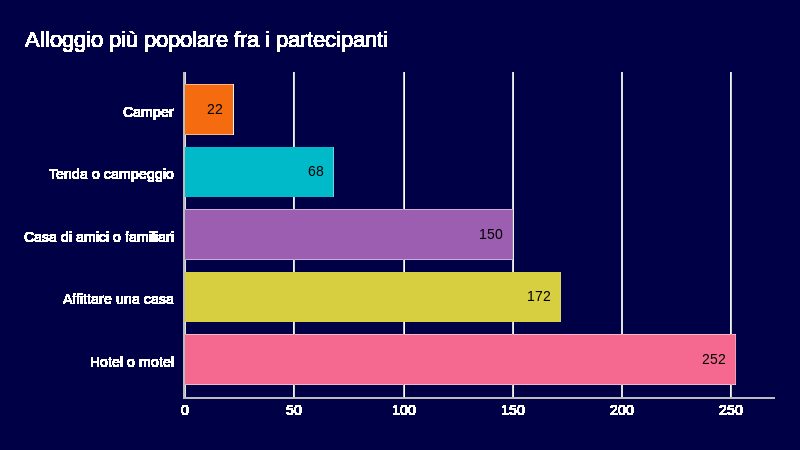
#> input picture charts/Alloggio più popolare fra i partecipanti.png, 800 x 450 px; its folder holds 4 pictures in this run
$ python fill_background.py
#> lines starting #> are read from the running program, lines starting #| are printed output that depends on the picture
from typing import List
from PIL import Image
import os


def get_all_charts() -> List[str]:
    charts = []
    for file in os.listdir('.'):
        if file.endswith('.png'):
            charts.append(file)
#> pass 2 of the loop in get_all_charts, `for file in os.listdir('.'):`:
#> pass 3 of the loop in get_all_charts, `for file in os.listdir('.'):`:
#> the loop made 5 passes; the first 3 are shown
    return charts


def fill_background(chart: str) -> None:
    # Fill the transparent background with blue

    im = Image.open(chart)
#> im is the input picture: PIL image 800x450 RGBA; mean R, G, B, A 45.8, 34.5, 87.3, 251.5

    for x in range(im.width):
        for y in range(im.height):
            pixel = im.getpixel((x, y))

            # If pixel is transparent and black, fill with blue
            if pixel == (0, 0, 0, 0):
                im.putpixel((x, y), (0, 0, 70, 255))

            # If pixel is white and somewhat transparent
            elif pixel[:3] == (255, 255, 255):
                alpha = pixel[3]

                if alpha > 150:
                    im.putpixel((x, y), (255, 255, 255, 255))

                elif alpha > 110:
                    im.putpixel((x, y), (0, 0, 70, 255 - pixel[3]))

                else:
                    im.putpixel((x, y), (0, 0, 70, 255))
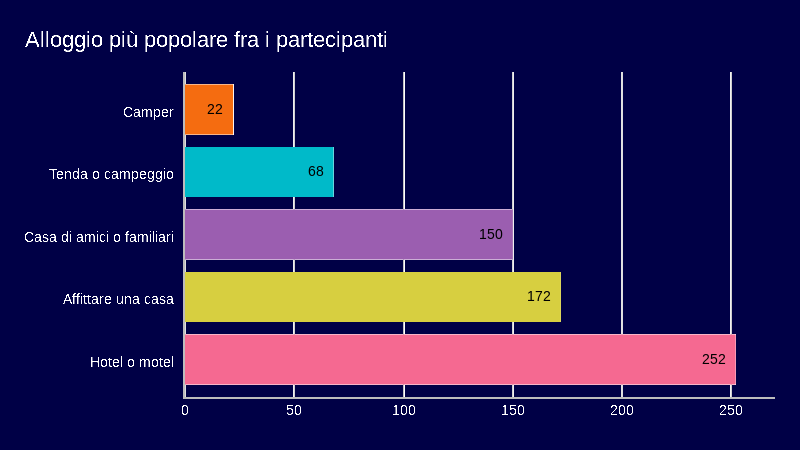
#> im: PIL image 800x450 RGBA; mean R, G, B, A 43.5, 32.2, 85.7, 253.2; transparent parts drawn white


    im.save(chart, format='png')

    # [9 lines of commented-out code are left out]


def main() -> None:

    charts = get_all_charts()
    for chart in charts:
        print(f'Filling background for {chart}')
        fill_background(chart)
#> pass 2 of the loop in main, `for chart in charts:`:
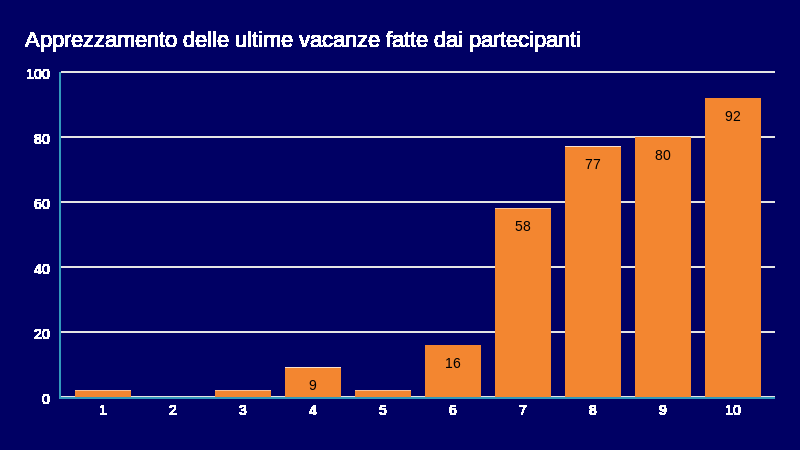
#> input picture charts/Apprezzamento delle ultime vacanze fatte dai partecipanti.png, 800 x 450 px
#> in fill_background, im is the input picture: PIL image 800x450 RGBA; mean R, G, B, A 48.8, 30.8, 95.5, 251.3
#> after the loop in fill_background (call 2), `for x in range(im.width):`:
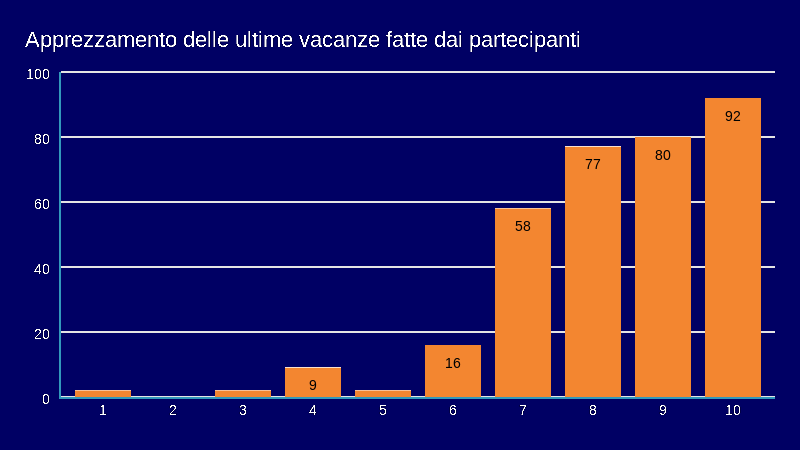
#> im: PIL image 800x450 RGBA; mean R, G, B, A 47, 29, 94.2, 252.5; transparent parts drawn white
#> pass 3 of the loop in main, `for chart in charts:`:
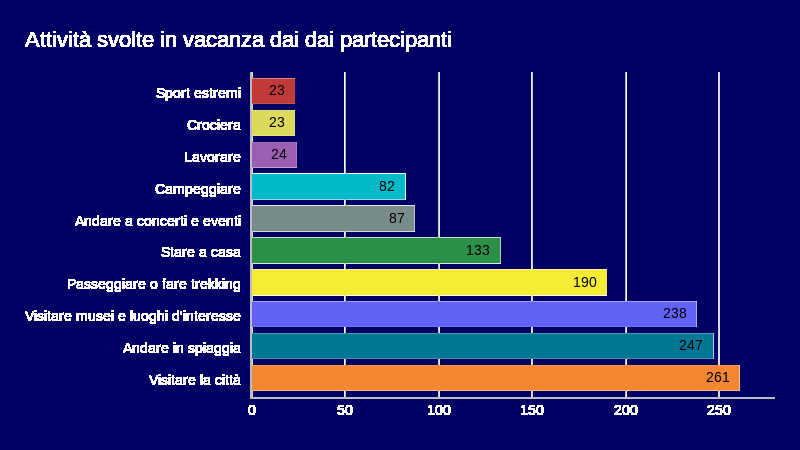
#> input picture charts/Attività svolte in vacanza dai partecipanti.png, 800 x 450 px
#> in fill_background, im is the input picture: PIL image 800x450 RGBA; mean R, G, B, A 31.5, 34.9, 109.7, 249.3
#> after the loop in fill_background (call 3), `for x in range(im.width):`:
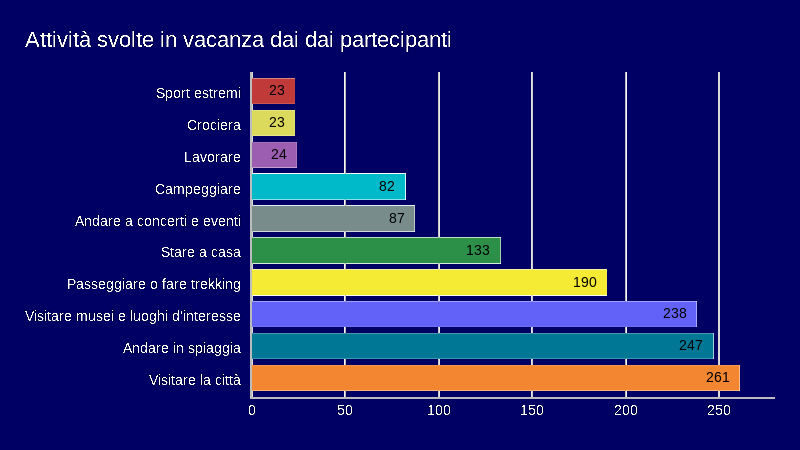
#> im: PIL image 800x450 RGBA; mean R, G, B, A 27.7, 31.1, 106.9, 252.2; transparent parts drawn white
#> the loop made 4 passes; the first 3 are shown


if __name__ == '__main__':
    main()
